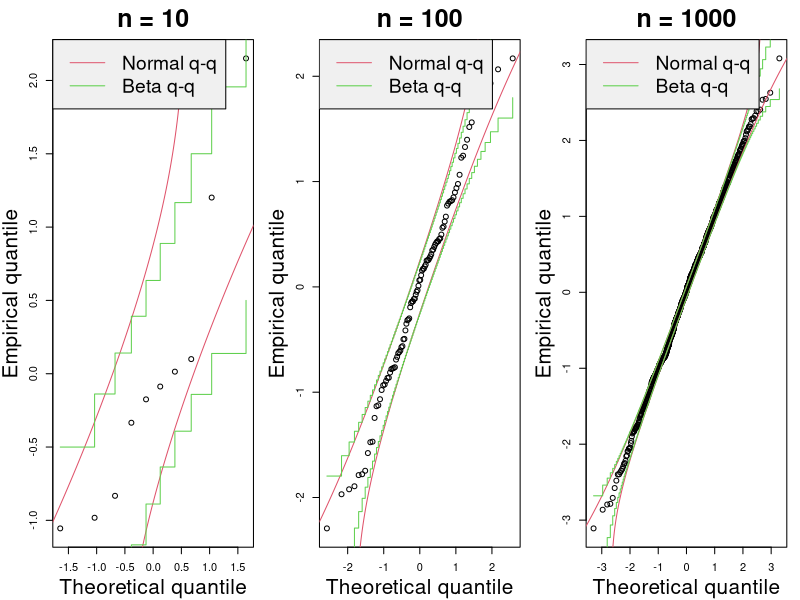

Source code (R):
qqband <-function(lambda=.95)
{
dump("qqband","c:\\QBS124\\qqband.r")
par(mfrow=c(1,3),mar=c(4,4,3,1))
n=c(10,100,1000)
for(i in 1:3)
{
	x=rnorm(n[i])
	x=x[order(x)]
	x=(x-mean(x))/sd(x)
	thq=qnorm(((1:n[i])-.5)/n[i])
	plot(thq,x,xlab="",ylab="")
	mtext(side=1,"Theoretical quantile",line=2.75,cex=1.25)
	mtext(side=2,"Empirical quantile",line=2.5,cex=1.25)
	mtext(side=3,paste("n =",n[i]),line=.75,cex=1.5,font=2)
#Normal qq
  q=seq(from=-8,to=8,length=1000)
	pthq=pnorm(q)
	Zl=qnorm((1+lambda)/2)
	qL1=pthq-Zl*sqrt(pthq*(1-pthq)/n[i])
	qL1[qL1<=0]=10^-7
	lb=qnorm(qL1)
	qU1=pthq+Zl*sqrt(pthq*(1-pthq)/n[i])
	qU1[qU1>=1]=1-10^-7
	ub=qnorm(qU1)
	lines(q,lb,col=2)
	lines(q,ub,col=2)
#Beta qq	
	ii=1:n[i]
	upB=qnorm(qbeta(.5+lambda/2,shape1=ii,shape2=n[i]-ii+1))
	lowB=qnorm(qbeta(.5-lambda/2,shape1=ii,shape2=n[i]-ii+1))
	lines(thq,(upB-mean(x))/sd(x),type="s",col=3)
	lines(thq,(lowB-mean(x))/sd(x),type="s",col=3)
	
	legend("topleft",c("Normal q-q","Beta q-q"),col=2:3,lty=1,bg="gray94",cex=1.75)
}


}

qqband()
